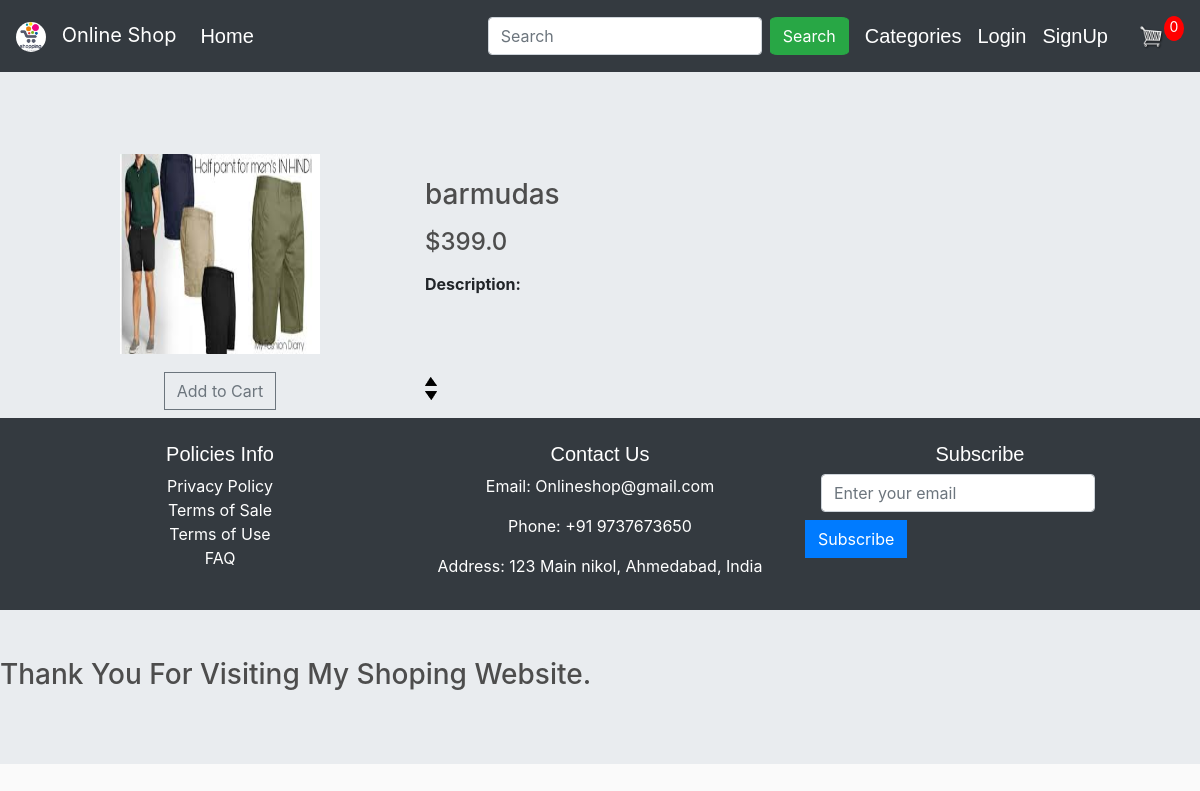
Screenshot of /item_detail/27 with the database file from the repository.
### store/models.py (models this page shows, shortened)
class Product(models.Model):
    category = models.ManyToManyField(ProductCategories)
    name = models.CharField(max_length=100,blank=False,name=False)
    price = models.FloatField(blank=False,null=False)
    image = models.ImageField(null=True,blank=True)
    description = models.TextField(null=True,blank=True)
    @property
    def get_imageURL(self):
        try:
            url = self.image.url
        except:
            url = ''
        return url

### store/views.py (the view)
# urls.py: path('item_detail/<int:id>',views.item_detail,name='item_detail'),
def item_detail(request,id):
    total_item_cart = 0
    if request.user.is_authenticated:
        items = OrderItem.objects.filter(user=request.user)
        for item in items:
            total_item_cart += item.quantity
    product = Product.objects.get(id=id)
    product_categories = ProductCategories.objects.all()
    context = {
        'product_categories': product_categories,
        'product' : product,
        'total_item_cart' : total_item_cart,
    }
    return render(request,'store/item_detail.html',context)

### store/templates/store/item_detail.html
{% extends 'store/main.html' %}
{% load static%}
{% block content %}
    <div class="row my-2">
		<div class="col-lg-4 order-lg-1 text-center">
			<img src="{{product.get_imageURL}}" width="200" height="200">
        </div>
        <div class="col-lg-8 order-lg-2">
            <div class="tab-content py-4">
                <div class="tab-pane active" id="profile">
                    <h3 class="mb-3">{{product.name}}</h3>
                    <h4 class="mb-3">${{product.price}}</h4>
                    <div class="row">
                        <div class="col-md-6">
							<p><strong>Description: </strong>{{product.description}}</p>
                        </div>
                    </div>
                </div>
            </div>
        </div>
	</div>
    <div class="row my-2">
        <div class="col-lg-4 order-lg-1 text-center">
            <button  class="update_cart btn btn-outline-secondary add-btn" product_id ="{{product.id}}">Add to Cart</button>
        </div>
        <div class="col-lg-6 order-lg-2">
            <div class="quantity">
                <img action ="add" product_id ="{{product.id}}"  class="update_cart_quantity chg-quantity" src="{% static  'images/arrow-up.png' %}">
                <img action ="remove" product_id ="{{product.id}}" class="update_cart_quantity chg-quantity " src="{% static  'images/arrow-down.png' %}">
            </div>
        </div>
    </div>
{% endblock %}

### static/store/css/main.css (style rules this page uses)
body { background-color: hsl(0, 0%, 98%); }
h1,h2,h3,h4,h6 { color:hsl(0, 0%, 30%); }
.col-lg-4, .col-lg-6, .col-lg-8, .col-lg-12 { margin-top: 10px; }
.btn { border-radius: 0; }
.quantity { display: inline-block; font-weight: 700; padding-right:10px; }
.chg-quantity { width: 12px; cursor: pointer; display: block; margin-top: 5px; transition:.1s; }

### rows the page displays
Product: get_imageURL (picture), name "barmudas", price "399.0"

### other values shown
{{ total_item_cart }} "0"
